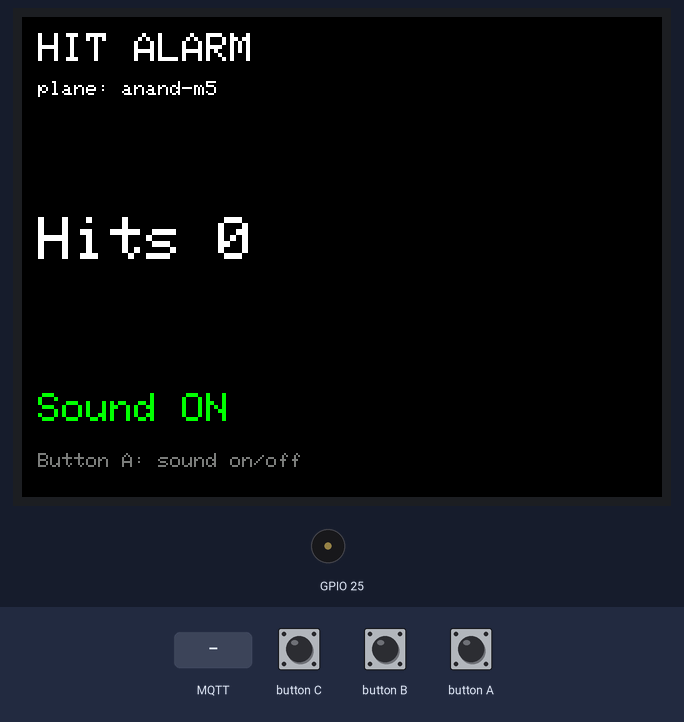
Simulated run of this sketch. Board: ESP32-S3. Parts: 320×240 colour display, buzzer (waves = sounding). The inputs (shaded band) are chosen by the test bench. WiFi joins after 1.5 s; servers stay silent unless stated; no MQTT or app messages arrive unless stated.

Above: at 3.0 s.
3.1 s: MQTT message "1" arrives on the first subscribed topic
At 3.9 s:
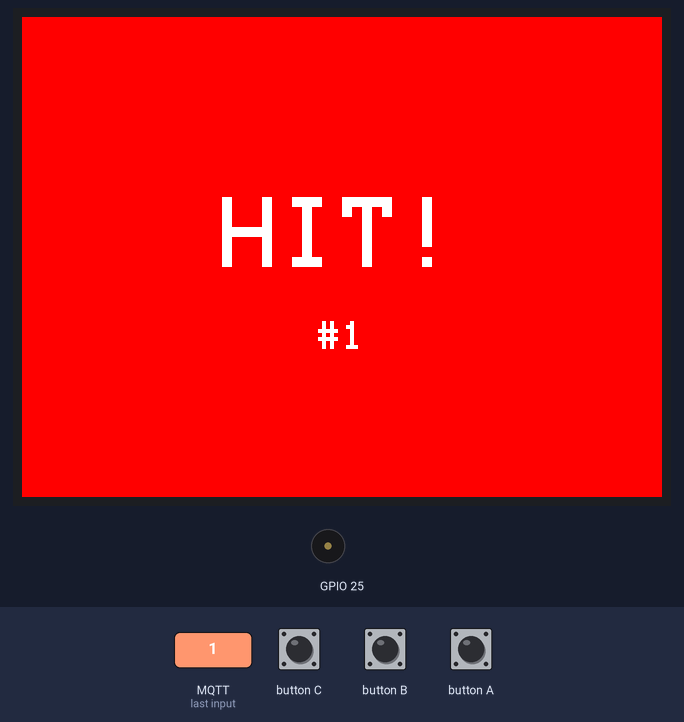
5.5 s: button A pressed for 0.15 s
At 6.7 s:
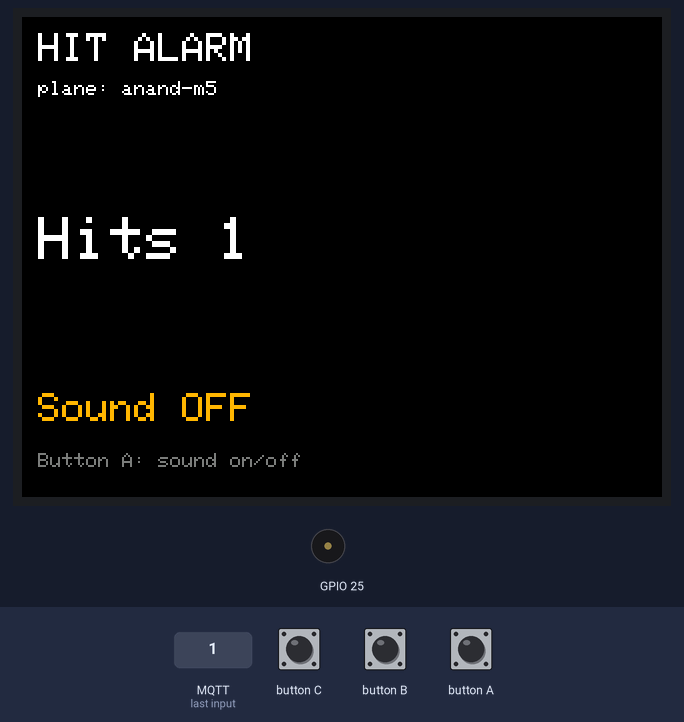
7.1 s: button A pressed for 1 s
At 8.1 s:
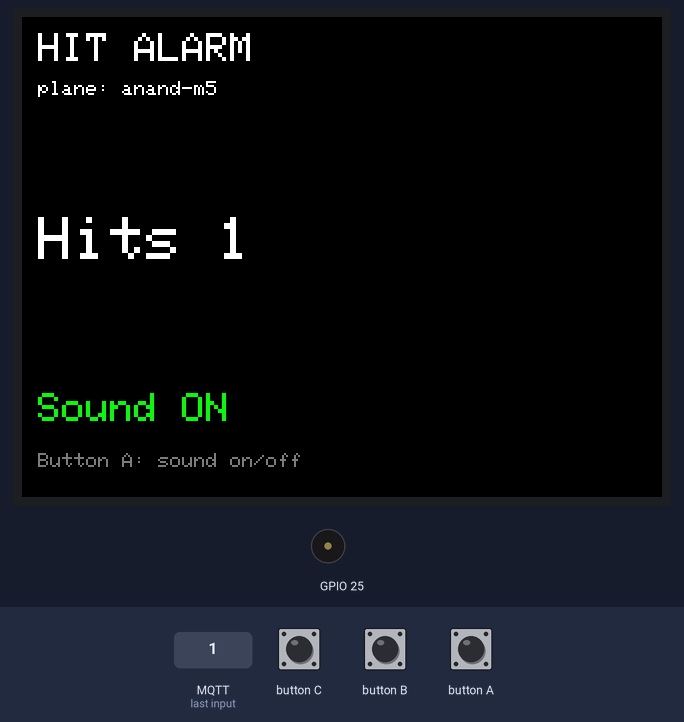
9.6 s: MQTT message "0" arrives on the first subscribed topic
At 11.9 s:
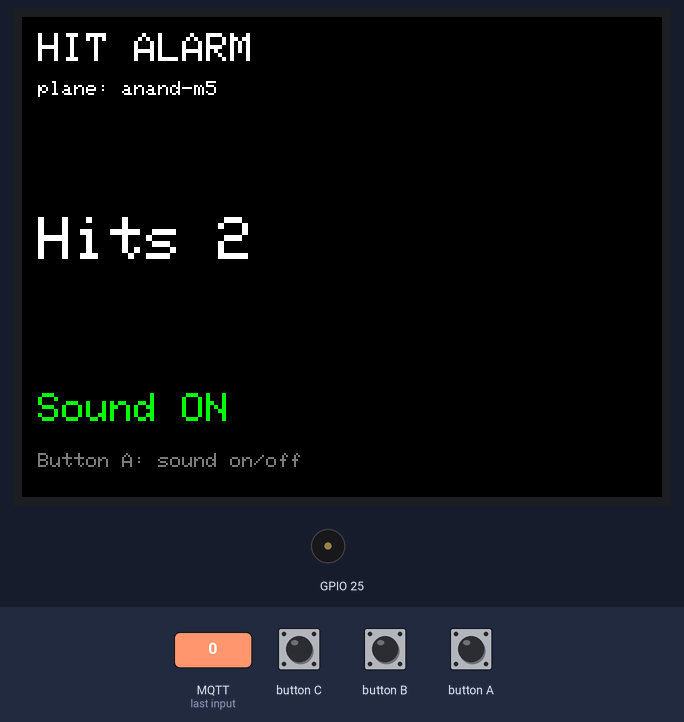
Timing chart, 0 to 12.4 s (numbered marks = the images above; inputs shaded):
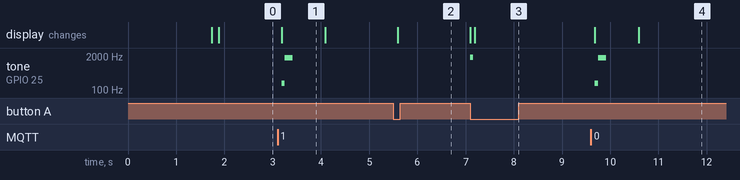

The sketch:

m5_alarm.ino
```cpp
// M5Stack HIT ALARM for the flight-twin page
//
// When a target hits the plane on the web page, the page publishes to
//   ifm-met/iiot/m5/<PLANE_ID>/hit        payload: {"n":<hit count>,"t":<ms>}
// This device subscribes to it, flashes the screen, buzzes (vibration motor on a Core2)
// and beeps. Button A switches the sound on and off. It reports its state on
//   ifm-met/iiot/m5/<PLANE_ID>/alarm      "sound on" / "sound off" / "offline" (retained, offline is the last will)
//
// Libraries (Arduino IDE > Library Manager): M5Unified, PubSubClient (by Nick O'Leary)
// Works on any M5Stack (Core2, Basic/Gray/Fire, CoreS3, StickC Plus...). Models without a
// vibration motor use a low buzz tone instead. Wi-Fi: plain WPA2, 2.4 GHz (a phone hotspot is ideal).

#include <M5Unified.h>
#include <WiFi.h>
#include <PubSubClient.h>

// ---- edit these lines ----
const char* WIFI_SSID = "YOUR_WIFI_NAME";
const char* WIFI_PASS = "YOUR_WIFI_PASSWORD";
const char* PLANE_ID  = "anand-m5";          // the plane's device id (same as ?id= on the page)
// --------------------------

const char* BROKER = "broker.hivemq.com";
const uint16_t PORT = 1883;

WiFiClient net;
PubSubClient mqtt(net);
char tHit[64], tAlarm[64];
bool soundOn = true;
uint32_t hits = 0;
uint32_t alarmStart = 0;      // when the current alarm began (0 = idle)
bool beep2 = false;           // second beep of the current alarm played
bool hasMotor = false;

void drawIdle() {
  M5.Display.fillScreen(TFT_BLACK);
  M5.Display.setTextColor(TFT_WHITE, TFT_BLACK);
  M5.Display.setTextDatum(top_left);
  M5.Display.setTextSize(2);
  M5.Display.drawString("HIT ALARM", 8, 8);
  M5.Display.setTextSize(1);
  M5.Display.drawString(String("plane: ") + PLANE_ID, 8, 32);
  M5.Display.setTextSize(3);
  M5.Display.drawString(String("Hits ") + hits, 8, M5.Display.height() / 2 - 20);
  M5.Display.setTextSize(2);
  M5.Display.setTextColor(soundOn ? TFT_GREEN : TFT_ORANGE, TFT_BLACK);
  M5.Display.drawString(soundOn ? "Sound ON " : "Sound OFF", 8, M5.Display.height() - 52);
  M5.Display.setTextColor(TFT_DARKGREY, TFT_BLACK);
  M5.Display.setTextSize(1);
  M5.Display.drawString("Button A: sound on/off", 8, M5.Display.height() - 22);
}

void publishState() {
  mqtt.publish(tAlarm, soundOn ? "sound on" : "sound off", true);
}

void onMessage(char* topic, byte* payload, unsigned int len) {
  if (strcmp(topic, tHit) != 0) return;
  hits++;
  alarmStart = millis();
  beep2 = false;
  // screen flash
  M5.Display.fillScreen(TFT_RED);
  M5.Display.setTextColor(TFT_WHITE, TFT_RED);
  M5.Display.setTextDatum(middle_center);
  M5.Display.setTextSize(5);
  M5.Display.drawString("HIT!", M5.Display.width() / 2, M5.Display.height() / 2 - 10);
  M5.Display.setTextSize(2);
  M5.Display.drawString(String("#") + hits, M5.Display.width() / 2, M5.Display.height() / 2 + 40);
  // buzz: vibration motor where there is one
  if (hasMotor) M5.Power.setVibration(200);
  // beep: two short tones, plus a low buzz on models without a motor
  if (soundOn) {
    M5.Speaker.tone(2600, 110);
    if (!hasMotor) M5.Speaker.tone(180, 300, 1);   // second channel: low buzz
  }
}

void ensureWifi() {
  if (WiFi.status() == WL_CONNECTED) return;
  M5.Display.fillScreen(TFT_BLACK);
  M5.Display.setTextDatum(top_left);
  M5.Display.setTextSize(2);
  M5.Display.setTextColor(TFT_WHITE, TFT_BLACK);
  M5.Display.drawString("Wi-Fi...", 8, 8);
  M5.Display.drawString(WIFI_SSID, 8, 34);
  WiFi.mode(WIFI_STA);
  WiFi.begin(WIFI_SSID, WIFI_PASS);
  uint32_t t = millis();
  while (WiFi.status() != WL_CONNECTED && millis() - t < 20000) delay(250);
}

void ensureMqtt() {
  if (mqtt.connected()) return;
  ensureWifi();
  if (WiFi.status() != WL_CONNECTED) { M5.Display.drawString("No Wi-Fi", 8, 70); delay(2000); return; }
  M5.Display.drawString("MQTT...", 8, 70);
  String cid = String("m5alarm-") + String((uint32_t)ESP.getEfuseMac(), HEX);
  if (mqtt.connect(cid.c_str(), tAlarm, 0, true, "offline")) {
    mqtt.subscribe(tHit);
    publishState();
    drawIdle();
  } else {
    M5.Display.drawString("MQTT failed", 8, 100);
    delay(2000);
  }
}

void setup() {
  auto cfg = M5.config();
  M5.begin(cfg);
  M5.Speaker.setVolume(200);
  auto b = M5.getBoard();
  hasMotor = (b == m5::board_t::board_M5StackCore2 || b == m5::board_t::board_M5Tough);
  snprintf(tHit, sizeof tHit, "ifm-met/iiot/m5/%s/hit", PLANE_ID);
  snprintf(tAlarm, sizeof tAlarm, "ifm-met/iiot/m5/%s/alarm", PLANE_ID);
  mqtt.setServer(BROKER, PORT);
  mqtt.setCallback(onMessage);
  mqtt.setKeepAlive(15);
  ensureMqtt();
}

void loop() {
  M5.update();
  if (!mqtt.connected()) { ensureMqtt(); return; }
  mqtt.loop();

  if (M5.BtnA.wasPressed()) {
    soundOn = !soundOn;
    if (soundOn) M5.Speaker.tone(1800, 60);    // short confirmation chirp
    publishState();
    if (!alarmStart) drawIdle();
  }

  if (alarmStart) {
    uint32_t dt = millis() - alarmStart;
    if (soundOn && !beep2 && dt > 150) { M5.Speaker.tone(1700, 160); beep2 = true; }   // second, lower beep
    if (hasMotor && dt > 350) M5.Power.setVibration(0);
    if (dt > 900) { alarmStart = 0; if (hasMotor) M5.Power.setVibration(0); drawIdle(); }
  }
}
```

Measured:
- after the input at 3.1 s, tone on GPIO 25: silent → 180 Hz after 0.08 s, → 1700 Hz 0.07 s later, → silent 0.16 s later; the display: changes after 0.08 s (image 1)
- after the input at 5.5 s, the display: changes after 0.09 s (image 2)
- after the input at 7.1 s, tone on GPIO 25: silent → 1800 Hz at once, → silent 0.06 s later; the display: first changes at once (image 3 shows a later state)
- after the input at 9.6 s, tone on GPIO 25: silent → 180 Hz after 0.08 s, → 1700 Hz 0.07 s later, → silent 0.16 s later; the display: first changes after 0.08 s (image 4 shows a later state)
- what the display in image 1 shows lasts 0.9 s, from 3.2 s to 4.1 s
